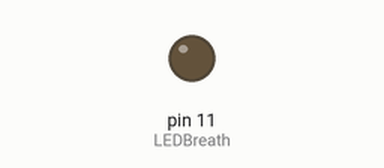
This sketch was run on a simulated Arduino Uno, built with avr-gcc and run on an emulated ATmega328P. On the bench: output pins drawn as LEDs (lit = HIGH).

Above: at 0.15 s.
Timing chart, 0 to 40.0 s (numbered marks = the images above):
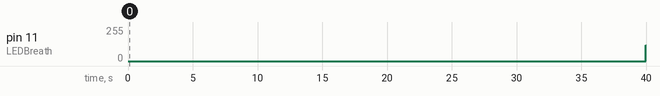

Measured:
- by itself, pin 11 (LEDBreath): 0/255 → 117/255 at 40.0 s

The sketch:

LEDBreath.ino
```cpp
#define LEDBreath 11

void setup() {
  // put your setup code here, to run once:
pinMode(LEDBreath, OUTPUT);
}

void loop() {
  // put your main code here, to run repeatedly:
        //
        for (int value = 1 ; value < 255; value++){
                analogWrite(LEDBreath, value);
                delay(7);
        }
        for (int value = 255; value >1; value--){
                analogWrite(LEDBreath, value);
                delay(7);
        }
}
```
